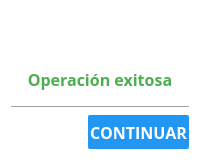
<?xml version="1.0" encoding="UTF-8"?>
<ui version="4.0">
 <class>successPopUp</class>
 <widget class="QDialog" name="successPopUp">
  <property name="geometry">
   <rect>
    <x>0</x>
    <y>0</y>
    <width>200</width>
    <height>160</height>
   </rect>
  </property>
  <property name="windowTitle">
   <string>Success</string>
  </property>
  <property name="windowIcon">
   <iconset resource="../resources/gui.qrc">
    <normaloff>:/logo/logo</normaloff>:/logo/logo</iconset>
  </property>
  <property name="styleSheet">
   <string notr="true">/*#########################################################
##                     QDialog                           ##
##########################################################*/

QDialog {
    background: #FFFFFF;
    min-width: 200px;
}

/***********************************
* Botones
***********************************/

/*Estilo por defecto del  boton para continuar/aceptar*/
QPushButton {
    color: #FFFFFF;
    border: 1px outline #BDBDBD;
    border-radius: 2px;
    background: #2196F3;
    min-height: 30px;
    min-width: 80px;
    padding: 2px;
}

/*Estilo al pasar por encima y presionar el boton para continuar/aceptar*/
QPushButton:hover, QPushButton:pressed{
   background: #1976D2;
}

/***********************************
* Labels
***********************************/

/*Configuración del titulo del dialog*/
QLabel {
   color: #4CAF50;
   font-family: Open Sans;
   font-size: 12pt;
   font-style: bold;
   font-weight: 600;
   text-transform: capitalize;
   qproperty-alignment: 'AlignVCenter | AlignHCenter';
}</string>
  </property>
  <layout class="QGridLayout" name="gridLayout_3">
   <item row="0" column="0">
    <layout class="QVBoxLayout" name="verticalLayout">
     <item>
      <layout class="QGridLayout" name="gridLayout_2">
       <item row="0" column="1">
        <widget class="QLabel" name="label">
         <property name="text">
          <string/>
         </property>
         <property name="pixmap">
          <pixmap resource="../resources/gui.qrc">:/popUp/checkmark</pixmap>
         </property>
         <property name="scaledContents">
          <bool>true</bool>
         </property>
        </widget>
       </item>
       <item row="0" column="0">
        <spacer name="horizontalSpacer_3">
         <property name="orientation">
          <enum>Qt::Horizontal</enum>
         </property>
         <property name="sizeHint" stdset="0">
          <size>
           <width>40</width>
           <height>20</height>
          </size>
         </property>
        </spacer>
       </item>
       <item row="0" column="2">
        <spacer name="horizontalSpacer_4">
         <property name="orientation">
          <enum>Qt::Horizontal</enum>
         </property>
         <property name="sizeHint" stdset="0">
          <size>
           <width>40</width>
           <height>20</height>
          </size>
         </property>
        </spacer>
       </item>
      </layout>
     </item>
     <item>
      <widget class="QLabel" name="dtitle0">
       <property name="font">
        <font>
         <family>Open Sans</family>
         <pointsize>12</pointsize>
         <weight>75</weight>
         <bold>true</bold>
        </font>
       </property>
       <property name="styleSheet">
        <string notr="true"/>
       </property>
       <property name="text">
        <string>&lt;html&gt;&lt;head/&gt;&lt;body&gt;&lt;p&gt;Operación exitosa&lt;/p&gt;&lt;/body&gt;&lt;/html&gt;</string>
       </property>
       <property name="alignment">
        <set>Qt::AlignCenter</set>
       </property>
      </widget>
     </item>
     <item>
      <widget class="Line" name="line">
       <property name="orientation">
        <enum>Qt::Horizontal</enum>
       </property>
      </widget>
     </item>
     <item>
      <layout class="QGridLayout" name="gridLayout">
       <item row="0" column="1">
        <widget class="QPushButton" name="dpbutton0">
         <property name="font">
          <font>
           <family>Open Sans</family>
           <pointsize>12</pointsize>
           <weight>75</weight>
           <bold>true</bold>
          </font>
         </property>
         <property name="focusPolicy">
          <enum>Qt::NoFocus</enum>
         </property>
         <property name="text">
          <string>CONTINUAR</string>
         </property>
        </widget>
       </item>
       <item row="0" column="0">
        <spacer name="horizontalSpacer">
         <property name="orientation">
          <enum>Qt::Horizontal</enum>
         </property>
         <property name="sizeHint" stdset="0">
          <size>
           <width>40</width>
           <height>20</height>
          </size>
         </property>
        </spacer>
       </item>
      </layout>
     </item>
    </layout>
   </item>
  </layout>
 </widget>
 <resources>
  <include location="../resources/gui.qrc"/>
 </resources>
 <connections/>
</ui>
